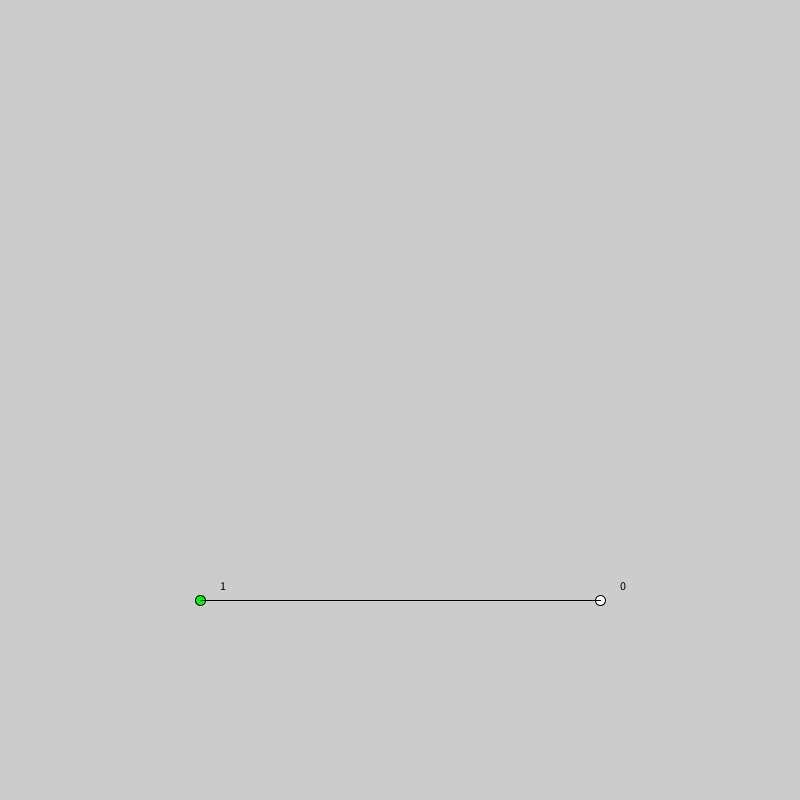
Frame 1 (no input)
Frame 60 (the mouse pressed at the canvas centre just before this capture): identical to frame 1, image omitted
Frame 120 (the mouse held since frame 60 and released just before this capture): identical to frame 1, image omitted

The Processing sketch that drew this single still picture (run headless with seeded random() and noise(); from frame 60 on, the mouse is pressed at the canvas centre):

// Processing sketch: object_orientation
// ── object_orientation.pde
//----------------------------------------------------Necessary global variables--------------------------------------------------------------

ArrayList <joint> joints = new ArrayList <joint>();

//-----------------------------------------------------Testing global variables--------------------------------------------------------------



//---------------------------------------------------------Math Functions--------------------------------------------------------------

int distanceOfMouseToBeamFunc(joint firstJoint, joint secondJoint) {
  float X1 = firstJoint.X;
  float Y1 = firstJoint.Y;

  float Y2 = secondJoint.Y;
  float X2 = secondJoint.X;

  float num = ((X2 - X1)*(mouseY - Y1) - (Y2 - Y1)*(mouseX - X1))/800;

  return(int(abs(num)));
}

int findXpointOnLine(joint firstJoint, joint secondJoint) {
  //find the closest X point on a line to the mouse

  float X1 = firstJoint.X;
  float Y1 = firstJoint.Y;

  float Y2 = secondJoint.Y;
  float X2 = secondJoint.X;
  int posX = int(((X2 - X1)*(mouseY-Y1)/(Y2-Y1))+X1);
  return(posX);
}

int findYpointOnLine(joint firstJoint, joint secondJoint) {
  //find the closest Y point on a line to the mouse

  float X1 = firstJoint.X;
  float Y1 = firstJoint.Y;

  float Y2 = secondJoint.Y;
  float X2 = secondJoint.X;

  int posY = int(((Y2 - Y1)*(mouseX-X1)/(X2-X1))+Y1);

  return(posY);
}

void test() {
  println("test");
}

void keyReleased() {
  if (key == 'p') {
    print("currentJoint is ");
    for (int i =0; i<joints.size(); i++) {
      if (joints.get(i).isCurrentJoint) {
        print(joints.get(i).label);
        print(" and is connected to ");
        //print(joints.get(i).connections.size());
        
        //print(" many joints");
        for (int y =0; y<joints.get(i).connections.size(); y++){
          print(" "+joints.get(i).connections.get(y));
        }
      }
    }
    println();
  }
}


void setup() {
  size(800, 800);

  //Adds the two starting joints to the array and ensures they are connected 
  joints.add(new joint(((width/4)*3), (height/4)*3, Integer.toString(0)));
  joints.add(new joint(width/4, (height/4)*3, Integer.toString(1)));

  //each Joints connections array is appended with the index of the other joint
  joints.get(joints.size()-2).connections.append(joints.size()-1);
  joints.get(joints.size()-1).connections.append(joints.size()-2);
  //In this example (joints.size()-2) is the index/location of joint in the array of the first joint.

  //joints.get(joints.size()-2).connections.append(joints.size()-3);

  joints.get(joints.size()-1).isCurrentJoint = true;

  //drawing joints
  for (int i=0; i<joints.size(); i++) {
    joints.get(i).drawing();
  }
}

class joint { 
  int X, Y;
  String label;
  boolean isCurrentJoint;
  // list of the postion of whatever in their array
  IntList connections = new IntList();

  joint(int inX, int inY, String label) {
    //X = snapX(inX);
    X = inX;
    //Y = snapY(inY);
    Y = inY;
    this.label = label;
  }

  void drawJoint() {
    if (isCurrentJoint) {
      fill(0, 255, 0);
    }

    circle(X, Y, 10);
    fill(0);
    text(label, X+20, Y-10);
  }
  void drawConnections() {
    for (int i=0; i<connections.size(); i++) {
      // gets the other joint its connected to. 
      //    gets the joint >↓           ↓< gets the index of the joint it needs
      joint otherJoint = joints.get(connections.get(i));

      line(X, Y, otherJoint.X, otherJoint.Y);
    }
  }

  void drawing() {
    drawJoint();
    drawConnections();
  }

  float getAngle(joint otherJoint) {
    float Xdiff = otherJoint.X - X;
    float Ydiff = (otherJoint.Y - Y)*-1;
    //return(atan(Ydiff, X)*180/PI);
    //return(atan((Ydiff/Xdiff)*180/PI));
    return(atan((Ydiff/Xdiff))*180/PI);
  }
}
//
int[] arrayofJointsIndexsThatMakeUpBeamMouseIsNear() {

  int[] arrayofJointIndex = {-1, -1};
  int smallestDistance = width*height;
  int firstJointIndex = -1;
  int secondJointIndex = -1;

  for (int i=0; i<joints.size(); i++) {
    joint firstJoint = joints.get(i);
    for (int k=0; k<joints.get(i).connections.size(); k++) {
      joint secondJoint = joints.get(firstJoint.connections.get(k));
      int distanceToBeam = distanceOfMouseToBeamFunc(firstJoint, secondJoint);
      if (distanceToBeam<smallestDistance ) {

        if (mouseX > Math.min(firstJoint.X, secondJoint.X) && mouseY > Math.min(firstJoint.Y, secondJoint.Y)
          && mouseX < Math.max(firstJoint.X, secondJoint.X) && mouseY < Math.max(firstJoint.Y, secondJoint.Y) 
          || firstJoint.getAngle(secondJoint) == 0 || firstJoint.getAngle(secondJoint) == 90) {

          smallestDistance = distanceToBeam;
          firstJointIndex = i;
          secondJointIndex = k;
        }
      }
    }
  }

  if (smallestDistance <  20) {
    arrayofJointIndex[0] = firstJointIndex;
    arrayofJointIndex[1] = joints.get(firstJointIndex).connections.get(secondJointIndex);
  } 

  return(arrayofJointIndex);
}

int nearJoint() {

  for (int i = 0; i<joints.size(); i++) {
    joint firstJoint = joints.get(i);

    if (mouseX > firstJoint.X-50 && mouseY > firstJoint.Y-50
      && mouseX < firstJoint.X+50 && mouseY < firstJoint.Y+50) {
      return(i);
    }
  }
  return(-1);
}
void drawAllJoints() {
  for (int i = 0; i<joints.size(); i++) {
    joints.get(i).drawing();
  }
}

void mousePressed() {

  if (nearJoint() != -1) {
    //this returns the index of the joint it will be near
    //since it isnt returning -1 it is near a joint

    for (int i = 0; i<joints.size(); i++) {
      //makes all the joints not the current one.
      if (joints.get(i).isCurrentJoint == true) {
        joints.get(i).connections.append(nearJoint());
        joints.get(nearJoint()).connections.append(i);

        joints.get(i).isCurrentJoint = false;
      }
    }
    //makes the joint near the mouse the current joint.
    joints.get(nearJoint()).isCurrentJoint = true;
  } else {
    //creating a new Joint
    if (arrayofJointsIndexsThatMakeUpBeamMouseIsNear()[0]!= -1) {

      joint firstJoint = joints.get(arrayofJointsIndexsThatMakeUpBeamMouseIsNear()[0]);
      joint secondJoint = joints.get(arrayofJointsIndexsThatMakeUpBeamMouseIsNear()[1]);

      int xHolder = findXpointOnLine(firstJoint, secondJoint);
      int yHolder = findYpointOnLine(firstJoint, secondJoint);


      if (firstJoint.getAngle(secondJoint) == 0) {
        //mouse is on a beam horizontal
        joints.add(new joint(mouseX, yHolder, Integer.toString(joints.size())));
      } else if (firstJoint.getAngle(secondJoint) == 90) {
        //mouse is on a beam vertical
        joints.add(new joint(xHolder, mouseY, Integer.toString(joints.size())));
      } else {
        //mouse is near a beam on an angle
        joints.add(new joint((xHolder+mouseX)/2, (yHolder+mouseY)/2, Integer.toString(joints.size())));
      }


      for (int i = 0; i<firstJoint.connections.size(); i++) {
        if (firstJoint.connections.get(i) == int(secondJoint.label)) {
          firstJoint.connections.set(i, joints.size()-1); //<>//
        }
      }

      for (int i = 0; i<secondJoint.connections.size(); i++) {
        println("secondJoint is "+ secondJoint.label);
        if (secondJoint.connections.get(i) == int(firstJoint.label)) {
          secondJoint.connections.set(i, joints.size()-1);
        }
      }
      
      
      
    } else {
      //mouse isn't near a joint nor a beam
      joints.add(new joint(mouseX, mouseY, Integer.toString(joints.size())));
    }

    for (int i = 0; i<joints.size(); i++) {

      //loops throught the joints to find the current joint
      if (joints.get(i).isCurrentJoint == true) {

        // ↓ takes the current Joint and adds the newest joint to its list of connections
        joints.get(i).connections.append(joints.size()-1);

        // ↓ takes the latestJoint and adds the current joint to its list of connections
        joints.get(joints.size()-1).connections.append(i);

        joints.get(i).isCurrentJoint = false;
      }
    }
    joints.get(joints.size()-1).isCurrentJoint = true;
  }

  ///*
  //    i need to take the the two joints returned by the close to beam program and use it to treat the beam as two seperate parts
  // */

  //joint firstJoint = joints.get(arrayofJointsIndexsThatMakeUpBeamMouseIsNear()[0]);
  //joint secondJoint = joints.get(arrayofJointsIndexsThatMakeUpBeamMouseIsNear()[1]);

  //for (int i = 0; i<firstJoint.connections.size(); i++) {
  //  if (firstJoint.connections.get(i) == int(secondJoint.label)) {
  //    firstJoint.connections.set(i, joints.size()-1);
  //  }
  //}

  //for (int i = 0; i<secondJoint.connections.size(); i++) {
  //  if (secondJoint.connections.get(i) == int(firstJoint.label)) {
  //    secondJoint.connections.set(i, joints.size()-1);
  //  }
  //}
  ////firstJoint.connections.
  // this gets the second joint in such a strange way
  //removes the first of the two joints the function returned from the second one

  //removes the second of the two joints the function returned from the first one


  drawAllJoints();
  println("there are: "+countBeams()+" beams.");
}

int countBeams() {
  int counter = 0;
  for (int i=0; i<joints.size(); i++) {
    joint firstJoint = joints.get(i);
    for (int k=0; k<firstJoint.connections.size(); k++) {
      //joint secondJoint = joints.get(firstJoint.connections.get(k));

      //println(firstJoint.label + " --> "+ secondJoint.label + ":  " + distanceOfMouseToBeamFunc(firstJoint, secondJoint));

      //println("angle between " + firstJoint.label +" and " + secondJoint.label + " is " + firstJoint.getAngle(secondJoint));
      counter++;
    }
  }
  return(counter);
}
void draw() {

  //for (int i=0; i<joints.size(); i++) {
  //  joint firstJoint = joints.get(i);
  //  for (int k=0; k<joints.get(i).connections.size(); k++) {
  //    joint secondJoint = joints.get(firstJoint.connections.get(k));
  //    println(firstJoint.label + " --> "+ secondJoint.label + ":  " + distanceOfMouseToBeamFunc(firstJoint, secondJoint));
  //    println("angle between " + firstJoint.label +" and " + secondJoint.label + " is " + firstJoint.getAngle(secondJoint));
  //  }
  //}

  //println("there are : " +joints.size());

  for (int i = 0; i<joints.size(); i++) {
    //println(i);
    joint firstJoint = joints.get(i);
    if (mouseX > firstJoint.X && mouseY > firstJoint.Y
      && mouseX < firstJoint.X && mouseY < firstJoint.Y) {
      println(joints.get(i).label);
    }
  }
}
